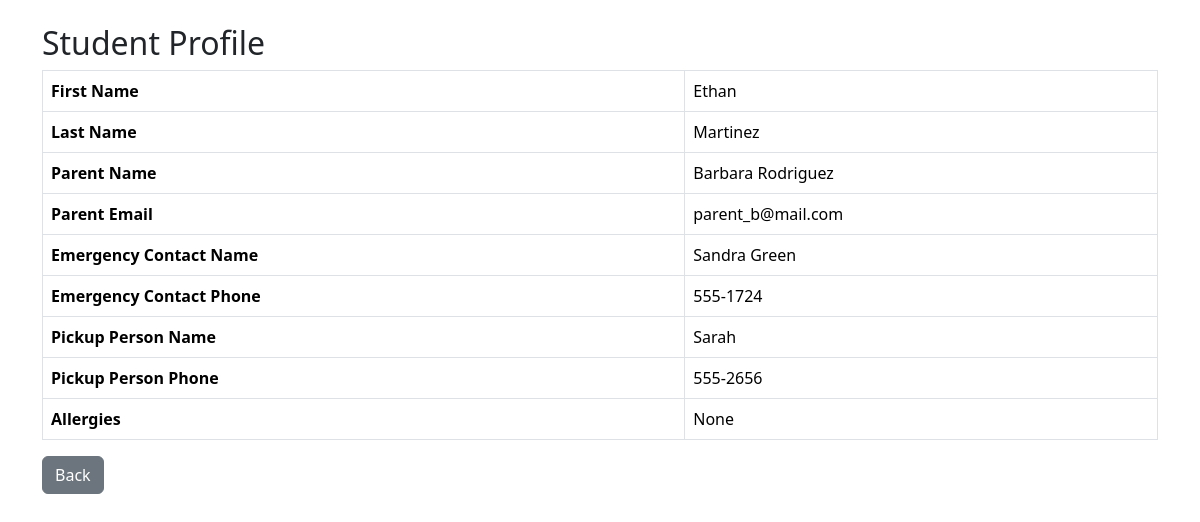
Page /teacher/student_profile/27 (signed in) on the committed database.
### models.py (models this page shows)
class Student(db.Model):
    id = db.Column(db.Integer, primary_key=True)
    first_name = db.Column(db.String(50), nullable=False)
    last_name = db.Column(db.String(50), nullable=False)
    parent_name = db.Column(db.String(100), nullable=False)
    parent_email = db.Column(db.String(120), nullable=False)
    emergency_contact_name = db.Column(db.String(100), nullable=False)
    emergency_contact_phone = db.Column(db.String(20), nullable=False)
    pickup_person_name = db.Column(db.String(100))
    pickup_person_phone = db.Column(db.String(20))
    allergies = db.Column(db.Text)
    teacher_id = db.Column(db.Integer,
                           db.ForeignKey('user.id'),
                           nullable=False)

### main.py (the view)
@app.route('/teacher/student_profile/<int:student_id>')
def student_profile(student_id):
    user = check_teacher()
    if not user:
        return redirect(url_for('index'))
    student = Student.query.get(student_id)
    if not student or student.teacher_id != user.id:
        return "Student not found."
    return render_template('student_profile.html', student=student)

### main.py (called while the page is built)
def check_teacher():
    if 'user_id' not in session:
        return None
    user = User.query.get(session['user_id'])
    if user and user.role == 'teacher':
        return user
    return None

### templates/student_profile.html (shortened to what this page needs)
<!DOCTYPE html>
<html lang="en">
<head>
<link rel="stylesheet" href="https://cdn.jsdelivr.net/npm/bootstrap@5/dist/css/bootstrap.min.css">
</head>
<body class="container mt-4">
<h2>Student Profile</h2>
<table class="table table-bordered">
  <tr><th>First Name</th><td>{{ student.first_name }}</td></tr>
  <tr><th>Last Name</th><td>{{ student.last_name }}</td></tr>
  <tr><th>Parent Name</th><td>{{ student.parent_name }}</td></tr>
  <tr><th>Parent Email</th><td>{{ student.parent_email }}</td></tr>
  <tr><th>Emergency Contact Name</th><td>{{ student.emergency_contact_name }}</td></tr>
  <tr><th>Emergency Contact Phone</th><td>{{ student.emergency_contact_phone }}</td></tr>
  <tr><th>Pickup Person Name</th><td>{{ student.pickup_person_name }}</td></tr>
  <tr><th>Pickup Person Phone</th><td>{{ student.pickup_person_phone }}</td></tr>
  <tr><th>Allergies</th><td>{{ student.allergies }}</td></tr>
</table>
<a href="{{ url_for('teacher_dashboard') }}" class="btn btn-secondary">Back</a>
</body>
</html>

### rows in the picture
Student: first_name "Ethan", last_name "Martinez", parent_name "Barbara Rodriguez", parent_email "parent_b@mail.com", emergency_contact_name "Sandra Green", emergency_contact_phone "555-1724", pickup_person_name "Sarah", pickup_person_phone "555-2656", allergies "None"
